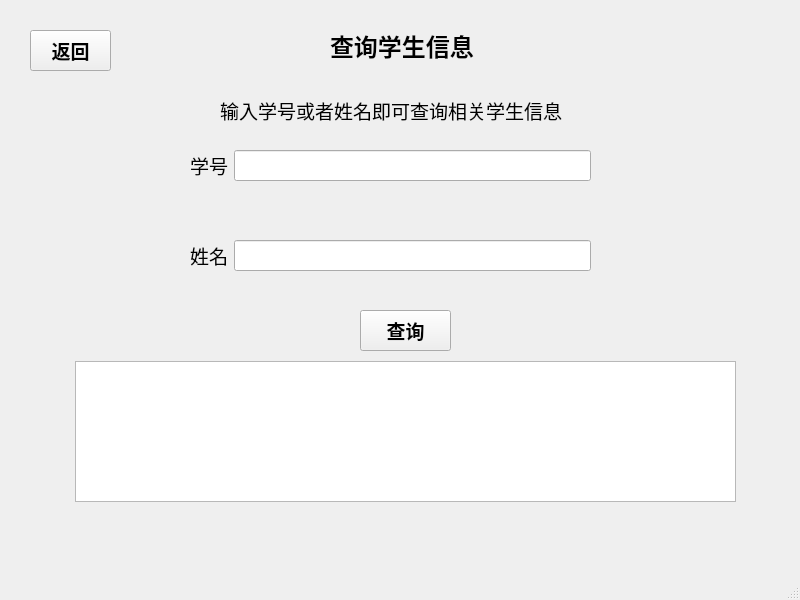
<?xml version="1.0" encoding="UTF-8"?>
<ui version="4.0">
 <class>searchStuInfo</class>
 <widget class="QMainWindow" name="searchStuInfo">
  <property name="geometry">
   <rect>
    <x>0</x>
    <y>0</y>
    <width>800</width>
    <height>600</height>
   </rect>
  </property>
  <property name="font">
   <font>
    <family>微软雅黑</family>
   </font>
  </property>
  <property name="windowTitle">
   <string>MainWindow</string>
  </property>
  <widget class="QWidget" name="centralwidget">
   <widget class="QLabel" name="label">
    <property name="geometry">
     <rect>
      <x>330</x>
      <y>30</y>
      <width>151</width>
      <height>31</height>
     </rect>
    </property>
    <property name="font">
     <font>
      <pointsize>18</pointsize>
      <weight>75</weight>
      <bold>true</bold>
     </font>
    </property>
    <property name="text">
     <string>查询学生信息</string>
    </property>
   </widget>
   <widget class="QPushButton" name="Return_Button">
    <property name="geometry">
     <rect>
      <x>30</x>
      <y>30</y>
      <width>81</width>
      <height>41</height>
     </rect>
    </property>
    <property name="font">
     <font>
      <pointsize>14</pointsize>
      <weight>75</weight>
      <bold>true</bold>
     </font>
    </property>
    <property name="text">
     <string>返回</string>
    </property>
   </widget>
   <widget class="QLabel" name="label_4">
    <property name="geometry">
     <rect>
      <x>220</x>
      <y>90</y>
      <width>371</width>
      <height>41</height>
     </rect>
    </property>
    <property name="font">
     <font>
      <pointsize>14</pointsize>
     </font>
    </property>
    <property name="text">
     <string>输入学号或者姓名即可查询相关学生信息</string>
    </property>
   </widget>
   <widget class="QWidget" name="formLayoutWidget">
    <property name="geometry">
     <rect>
      <x>190</x>
      <y>150</y>
      <width>401</width>
      <height>121</height>
     </rect>
    </property>
    <layout class="QFormLayout" name="formLayout">
     <item row="0" column="1">
      <widget class="QLineEdit" name="lineEdit_id">
       <property name="font">
        <font>
         <pointsize>12</pointsize>
        </font>
       </property>
      </widget>
     </item>
     <item row="0" column="0">
      <widget class="QLabel" name="label_3">
       <property name="font">
        <font>
         <family>微软雅黑</family>
         <pointsize>14</pointsize>
        </font>
       </property>
       <property name="text">
        <string>学号</string>
       </property>
      </widget>
     </item>
     <item row="3" column="0">
      <widget class="QLabel" name="label_2">
       <property name="font">
        <font>
         <family>微软雅黑</family>
         <pointsize>14</pointsize>
        </font>
       </property>
       <property name="text">
        <string>姓名</string>
       </property>
      </widget>
     </item>
     <item row="3" column="1">
      <widget class="QLineEdit" name="lineEdit_name">
       <property name="font">
        <font>
         <pointsize>12</pointsize>
        </font>
       </property>
      </widget>
     </item>
     <item row="2" column="1">
      <spacer name="verticalSpacer">
       <property name="orientation">
        <enum>Qt::Vertical</enum>
       </property>
       <property name="sizeHint" stdset="0">
        <size>
         <width>20</width>
         <height>40</height>
        </size>
       </property>
      </spacer>
     </item>
    </layout>
   </widget>
   <widget class="QPushButton" name="Search_Button">
    <property name="geometry">
     <rect>
      <x>360</x>
      <y>310</y>
      <width>91</width>
      <height>41</height>
     </rect>
    </property>
    <property name="font">
     <font>
      <pointsize>14</pointsize>
      <weight>75</weight>
      <bold>true</bold>
     </font>
    </property>
    <property name="text">
     <string>查询</string>
    </property>
   </widget>
   <widget class="QTableWidget" name="tableWidget">
    <property name="geometry">
     <rect>
      <x>75</x>
      <y>361</y>
      <width>661</width>
      <height>141</height>
     </rect>
    </property>
   </widget>
  </widget>
  <widget class="QMenuBar" name="menubar">
   <property name="geometry">
    <rect>
     <x>0</x>
     <y>0</y>
     <width>800</width>
     <height>23</height>
    </rect>
   </property>
  </widget>
  <widget class="QStatusBar" name="statusbar"/>
 </widget>
 <resources/>
 <connections/>
</ui>
